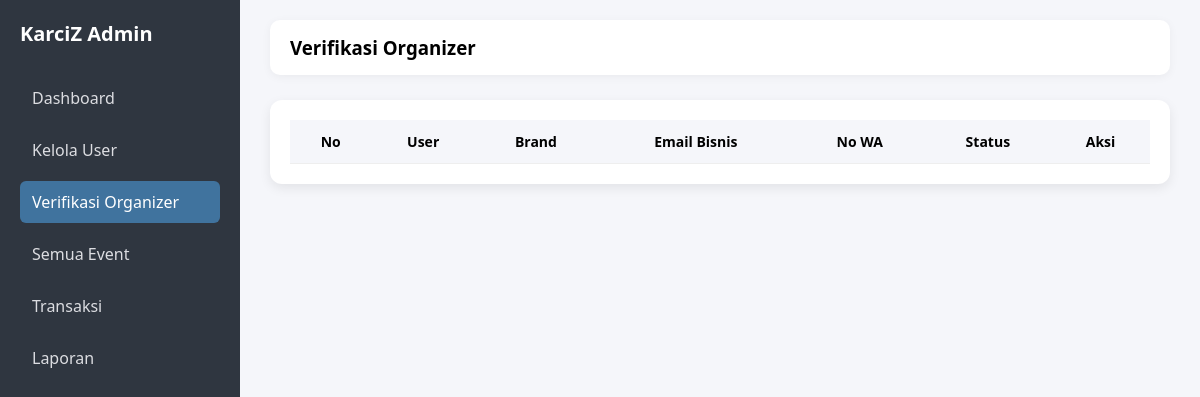
Before: /super-admin/verify-organizer.php (signed in) with the older database file.
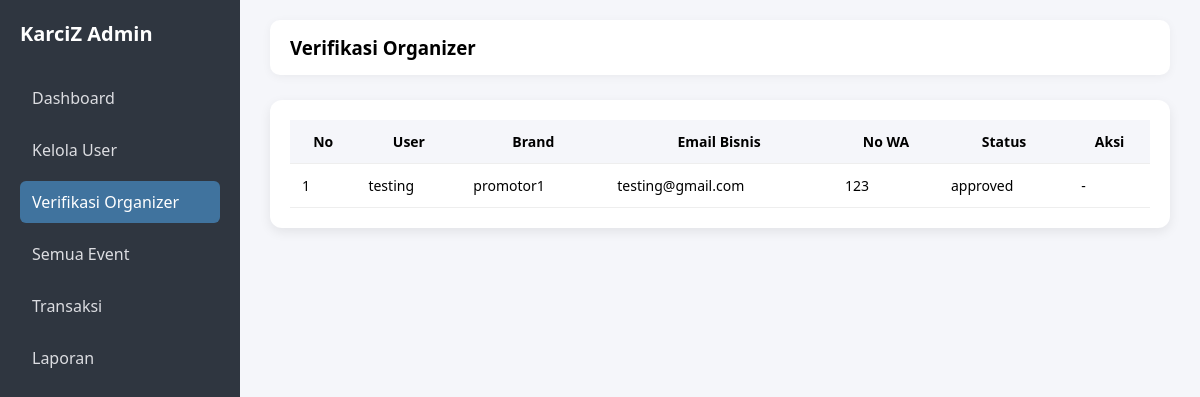
After: the same page with the newer database file.
### tables this page shows
CREATE TABLE `promotor` (
  `id` int(100) NOT NULL,
  `user_id` int(11) DEFAULT NULL,
  `nama_brand` varchar(255) NOT NULL,
  `deskripsi_singkat` varchar(500) NOT NULL,
  `email_bisnis` varchar(255) NOT NULL,
  `no_wa` int(25) NOT NULL,
  `logo` varchar(255) NOT NULL,
  `banner` varchar(255) NOT NULL,
  `status` enum('pending','approved','rejected') DEFAULT 'pending',
  `created_at` timestamp NOT NULL DEFAULT current_timestamp()
);

CREATE TABLE `users` (
  `id` int(11) NOT NULL,
  `username` varchar(50) DEFAULT NULL,
  `email` varchar(100) DEFAULT NULL,
  `password` varchar(255) DEFAULT NULL,
  `no_whatsapp` varchar(20) DEFAULT NULL,
  `role` varchar(20) DEFAULT NULL,
  `created_at` timestamp NOT NULL DEFAULT current_timestamp(),
  `profile_image` varchar(255) DEFAULT NULL,
  `status` enum('pending','approved','rejected') DEFAULT 'pending'
);

### super-admin/verify-organizer.php (the view, shortened to what this page needs)
<?php
include '../config.php';
$result = $conn->query("
    SELECT
        promotor.id,
        promotor.user_id,
        promotor.nama_brand,
        promotor.deskripsi_singkat,
        promotor.email_bisnis,
        promotor.no_wa,
        promotor.status,
        users.username
    FROM promotor
    JOIN users ON promotor.user_id = users.id
    ORDER BY promotor.id DESC
");
?>
<!DOCTYPE html>
<html>
<head>
    <link rel="stylesheet" href="../assets/css/superadmin.css">
</head>
<body>
<div class="wrapper">
    <div class="sidebar">
        <h2>KarciZ Admin</h2>
        <a href="dashboard.php">Dashboard</a>
        <a href="manage-users.php">Kelola User</a>
        <a href="verify-organizer.php" class="active">Verifikasi Organizer</a>
        <a href="all-events.php">Semua Event</a>
        <a href="transactions.php">Transaksi</a>
        <a href="reports.php">Laporan</a>
    </div>
    <div class="main">
        <div class="topbar">
            <h3>Verifikasi Organizer</h3>
        </div>
        <div class="table-container">
            <table>
                <tr>
                    <th>No</th>
                    <th>User</th>
                    <th>Brand</th>
                    <th>Email Bisnis</th>
                    <th>No WA</th>
                    <th>Status</th>
                    <th>Aksi</th>
                </tr>
                <?php $no = 1; while ($row = $result->fetch_assoc()) { ?>
                    <tr>
                        <td><?= $no++; ?></td>
                        <td><?= htmlspecialchars($row['username']); ?></td>
                        <td><?= htmlspecialchars($row['nama_brand']); ?></td>
                        <td><?= htmlspecialchars($row['email_bisnis']); ?></td>
                        <td><?= htmlspecialchars($row['no_wa']); ?></td>
                        <td><?= htmlspecialchars($row['status']); ?></td>
                        <td>
                            <?php if ($row['status'] == 'pending') { ?>
                                <a href="approve.php?id=<?= $row['id']; ?>" class="btn-approve">Approve</a>
                                <a href="reject.php?id=<?= $row['id']; ?>" class="btn-reject">Reject</a>
                            <?php } else { ?>
                                -
                            <?php } ?>
                        </td>
                    </tr>
                <?php } ?>
            </table>
        </div>
    </div>
</div>
</body>
</html>

Changed rows visible on the page:
added promotor: user.username "testing", nama_brand "promotor1", email_bisnis "testing@gmail.com", no_wa "123", status "approved"
